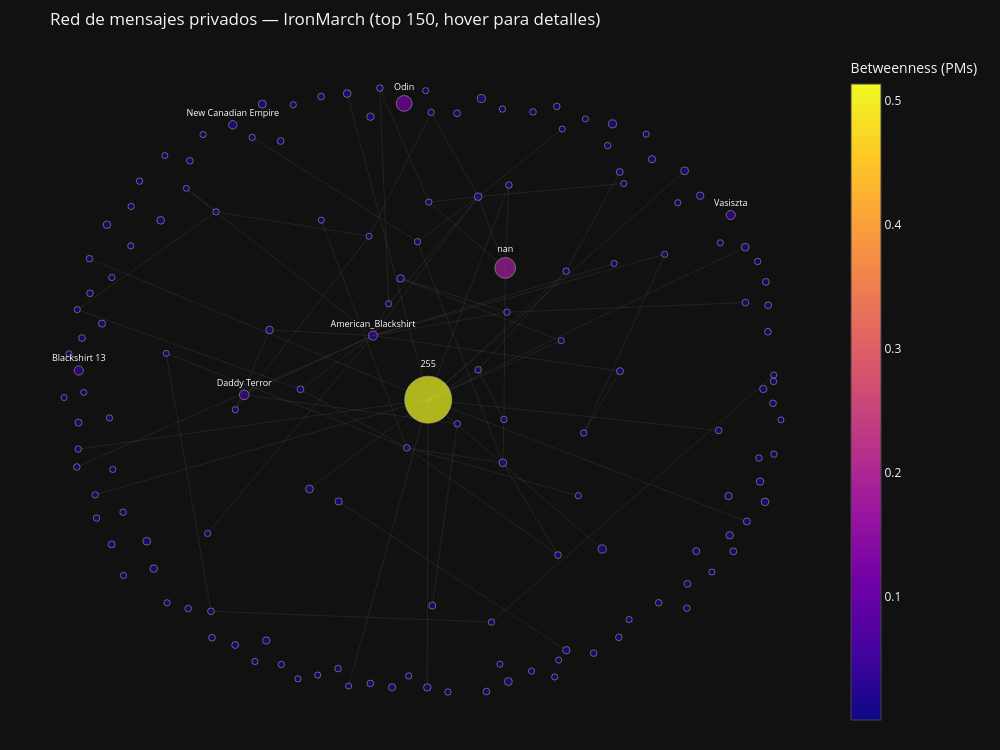

Source (notebook cell):
### Code cell
# Visualización interactiva de la red de PMs con Plotly
import plotly.graph_objects as go

if G_pm.number_of_nodes() > 0:
    top_pm_nodes = sorted(G_pm_und.degree(), key=lambda x: x[1], reverse=True)[:150]
    top_pm_set   = {n for n, _ in top_pm_nodes}
    G_pm_viz     = G_pm_und.subgraph(top_pm_set).copy()

    pos = nx.spring_layout(G_pm_viz, k=0.8, iterations=60, seed=42)

    # Aristas
    edge_x, edge_y = [], []
    for u, v in G_pm_viz.edges():
        x0, y0 = pos[u]; x1, y1 = pos[v]
        edge_x += [x0, x1, None]; edge_y += [y0, y1, None]

    edge_trace = go.Scatter(
        x=edge_x, y=edge_y, mode='lines',
        line=dict(width=0.5, color='rgba(150,150,150,0.25)'),
        hoverinfo='none',
    )

    # Nodos
    node_x     = [pos[n][0] for n in G_pm_viz.nodes()]
    node_y     = [pos[n][1] for n in G_pm_viz.nodes()]
    node_btw   = [btw_pm.get(n, 0) for n in G_pm_viz.nodes()]
    node_names = [uid_to_name.get(n, f'uid:{n}') for n in G_pm_viz.nodes()]
    node_sizes = [b * 80 + 6 for b in node_btw]

    top8_pm = {uid for uid, _ in top_pm_brokers[:8]}

    node_trace = go.Scatter(
        x=node_x, y=node_y, mode='markers+text',
        marker=dict(
            size=node_sizes,
            color=node_btw,
            colorscale='Plasma',
            colorbar=dict(title='Betweenness (PMs)'),
            line=dict(width=0.5, color='white'),
        ),
        text=[name if n in top8_pm else ''
              for n, name in zip(G_pm_viz.nodes(), node_names)],
        textposition='top center',
        textfont=dict(size=9, color='white'),
        hovertext=[
            f'{name}<br>btw={btw_pm.get(n, 0):.4f}<br>conexiones PM={G_pm_viz.degree(n)}'
            for n, name in zip(G_pm_viz.nodes(), node_names)
        ],
        hoverinfo='text',
    )

    fig = go.Figure(
        data=[edge_trace, node_trace],
        layout=go.Layout(
            title='Red de mensajes privados — IronMarch (top 150, hover para detalles)',
            template='plotly_dark',
            showlegend=False,
            width=1000, height=750,
            xaxis=dict(showgrid=False, zeroline=False, showticklabels=False),
            yaxis=dict(showgrid=False, zeroline=False, showticklabels=False),
            margin=dict(l=20, r=20, t=50, b=20),
        )
    )
    fig.show()
else:
    print("Grafo de PMs vacío.")

### Figure 1 — Plotly figure (JSON) as saved in the notebook; plotly's stock layout.template omitted (floating-point values rounded to 4 significant figures; data arrays with more than 128 entries replaced by an {"elided": "..."} marker saying what was removed)
{"data": [{"hoverinfo": "none", "line": {"color": "rgba(150,150,150,0.25)", "width": 0.5}, "mode": "lines", "type": "scatter", "x": {"elided": "213 float values"}, "y": {"elided": "213 float values"}}, {"hoverinfo": "text", "hovertext": {"elided": "150 str values"}, "marker": {"color": {"elided": "150 float values"}, "colorbar": {"title": {"text": "Betweenness (PMs)"}}, "colorscale": [[0.0, "#0d0887"], [0.1111, "#46039f"], [0.2222, "#7201a8"], [0.3333, "#9c179e"], [0.4444, "#bd3786"], [0.5556, "#d8576b"], [0.6667, "#ed7953"], [0.7778, "#fb9f3a"], [0.8889, "#fdca26"], [1.0, "#f0f921"]], "line": {"color": "white", "width": 0.5}, "size": {"elided": "150 float values"}}, "mode": "markers+text", "text": {"elided": "150 str values"}, "textfont": {"color": "white", "size": 9}, "textposition": "top center", "type": "scatter", "x": {"elided": "150 float values"}, "y": {"elided": "150 float values"}}], "layout": {"height": 750, "margin": {"b": 20, "l": 20, "r": 20, "t": 50}, "showlegend": false, "title": {"text": "Red de mensajes privados — IronMarch (top 150, hover para detalles)"}, "width": 1000, "xaxis": {"showgrid": false, "showticklabels": false, "zeroline": false}, "yaxis": {"showgrid": false, "showticklabels": false, "zeroline": false}}}
